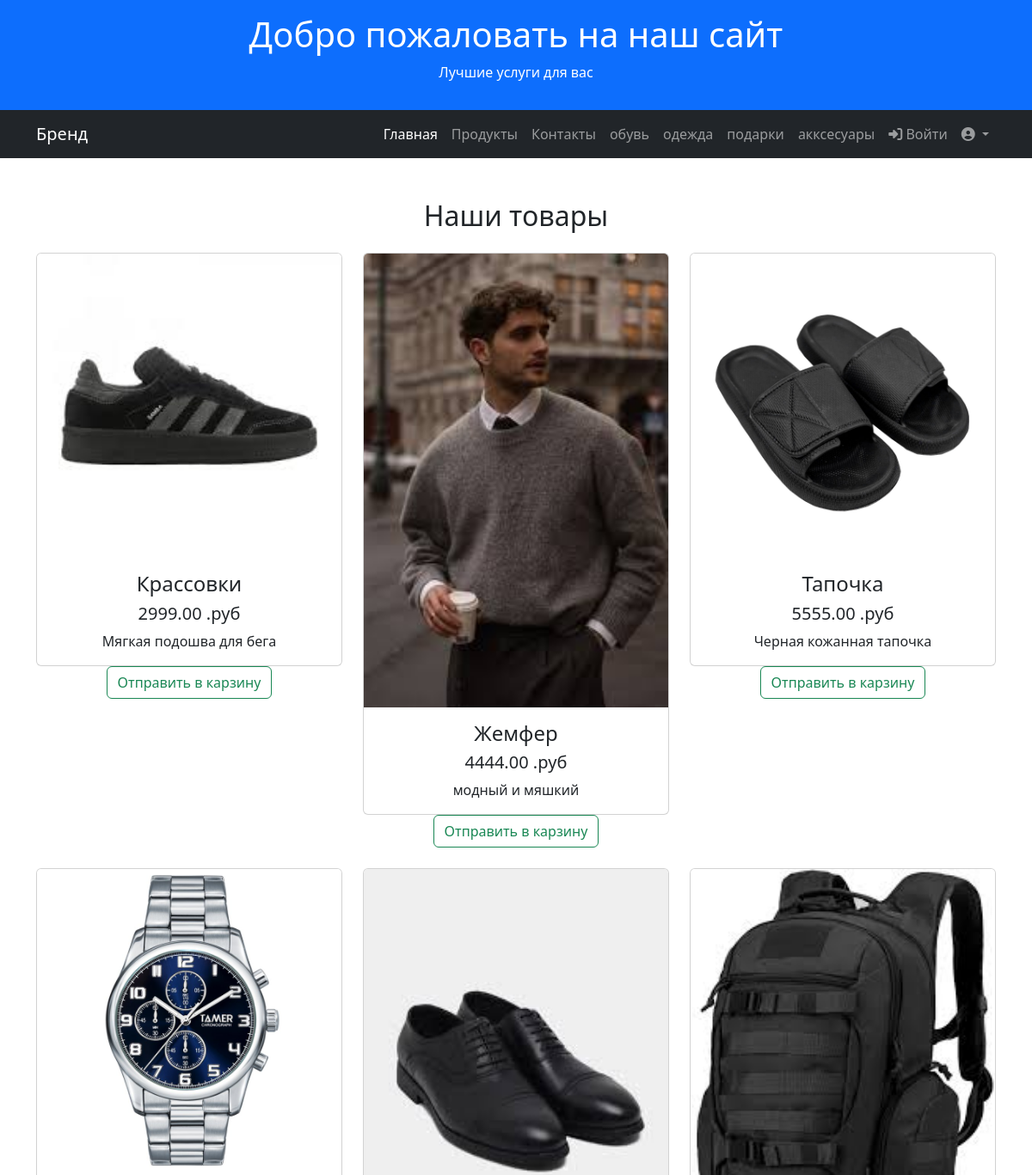
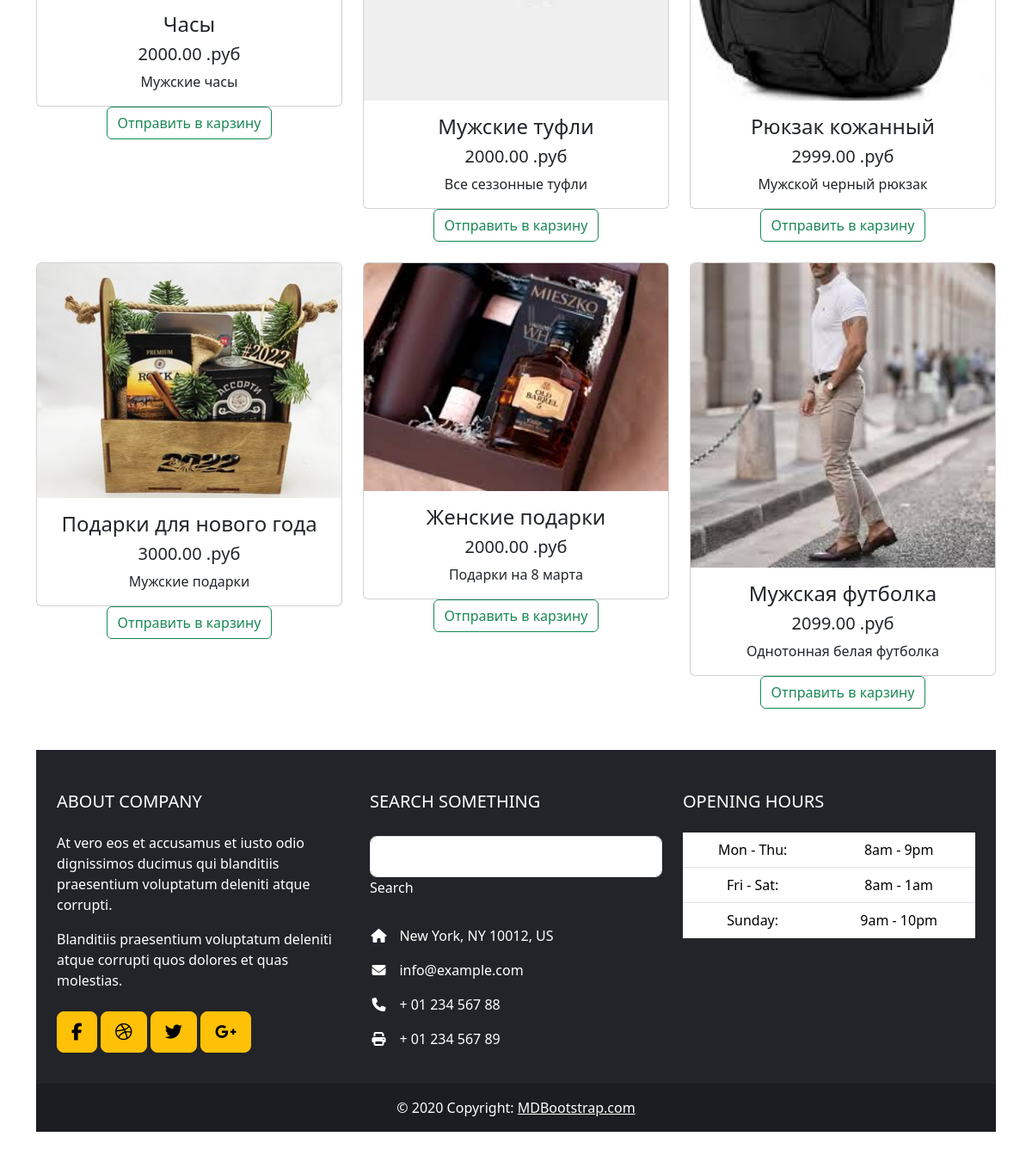
Screenshot of /products/ with the database file from the repository (2 pictures, top to bottom).
### products/models.py (models this page shows, shortened)
class ProductCategory(models.Model):
    name =  models.CharField(max_length=128, unique=True)
    description = models.TextField(null=True, blank=True)

class Product(models.Model):
    name = models.CharField(max_length=256)
    description = models.TextField()
    price = models.DecimalField(max_digits=6, decimal_places=2)
    quantity = models.PositiveBigIntegerField(default=0)
    image = models.ImageField(upload_to='products_images')
    category = models.ForeignKey(to=ProductCategory, on_delete=models.CASCADE, related_name='products')

### products/views.py (the view)
# urls.py: path('products/', include('products.urls', namespace='products')),
def products(request):
    context = {
        'title': 'Store - Каталог',
        'products': Product.objects.all(),
        'categories': ProductCategory.objects.all(),
    }
    return render(request, 'products/products.html', context)

### products/templates/products/products.html (shortened to what this page needs)
{% extends "base.html" %}
{% load static %}
{% block content %}
 <section class="container my-5">
        <h2 class="text-center mb-4">Наши товары</h2>
        <div class="row g-4">
             {% for product in products %}
            <div class="col-md-4">
                <div class="card">
                    <img src="{{ product.image.url }}" class="card-img-top" alt="Фото 1">
                    <div class="card-body text-center">
                        <h4 class="card-text">{{ product.name }}</h4>
                        <h5>{{ product.price }} .руб</h5>
                        <p class="card-text"> {{ product.description }}</p>
                    </div>
                </div>
                <div class="card-footer text-center">
                    <button type="button" class="btn btn-outline-success">Отправить в карзину</button>
                </div>
            </div>
            {% endfor %}
        </div>
    </section>
{% endblock %}

### products/templates/base.html (shortened to what this page needs)
{% load static %}
<!DOCTYPE html>
<html lang="en">
<head>
    <link href="https://cdn.jsdelivr.net/npm/bootstrap@5.3.2/dist/css/bootstrap.min.css" rel="stylesheet">
    <link rel="stylesheet" href="https://cdnjs.cloudflare.com/ajax/libs/font-awesome/6.7.1/css/all.min.css" />
</head>
<body>
    <header class="bg-primary text-white text-center py-3">
        <h1>Добро пожаловать на наш сайт</h1>
        <p>Лучшие услуги для вас</p>
    </header>
    <nav class="navbar navbar-expand-lg navbar-dark bg-dark">
        <div class="container">
            <a class="navbar-brand" href="#">Бренд</a>
            <div class="collapse navbar-collapse" id="navbarNav">
                <ul class="navbar-nav ms-auto">
                    <li class="nav-item">
                        <a class="nav-link active" href="{% url 'index' %}">Главная</a>
                    </li>
                    <li class="nav-item">
                        <a class="nav-link" href="{% url "products:index" %}">Продукты</a>
                    </li>
                    <li class="nav-item">
                        <a class="nav-link" href="{% url 'products:index' %}">Контакты</a>
                    </li>
                    {% for category in categories %}
                    <li class="nav-item">
                        <a class="nav-link" href="{% url 'products:index' %}">{{ category.name }}</a>
                    </li>
                    {% endfor %}
                    <li class="nav-item">
                        <a class="nav-link" href="{% url 'users:login' %}"><i class="fas fa-sign-in-alt"></i> Войти</a>
                    </li>
                    <li class="nav-item dropdown">
                        <a class="nav-link dropdown-toggle" href="#" id="navbarDropdown" role="button" data-bs-toggle="dropdown" aria-expanded="false">
                            <i class="fas fa-user-circle"></i>
                        </a>
                    </li>
                </ul>
            </div>
        </div>
    </nav>
    {% block content%}
    {% endblock %}
        <div class="container my-5">
            <footer class="text-white text-center text-lg-start" style="background-color: #23242a;">
            <div class="container p-4">
                <div class="row mt-4">
                <div class="col-lg-4 col-md-12 mb-4 mb-md-0">
                    <h5 class="text-uppercase mb-4">About company</h5>
                    <p>
                    At vero eos et accusamus et iusto odio dignissimos ducimus qui blanditiis praesentium
                    voluptatum deleniti atque corrupti.
                    </p>
                    <p>
                    Blanditiis praesentium voluptatum deleniti atque corrupti quos dolores et quas
                    molestias.
                    </p>
                    <div class="mt-4">
                    <a type="button" class="btn btn-floating btn-warning btn-lg"><i class="fab fa-facebook-f"></i></a>
                    <a type="button" class="btn btn-floating btn-warning btn-lg"><i class="fab fa-dribbble"></i></a>
                    <a type="button" class="btn btn-floating btn-warning btn-lg"><i class="fab fa-twitter"></i></a>
                    <a type="button" class="btn btn-floating btn-warning btn-lg"><i class="fab fa-google-plus-g"></i></a>
                    </div>
                </div>
                <div class="col-lg-4 col-md-6 mb-4 mb-md-0">
                    <h5 class="text-uppercase mb-4 pb-1">Search something</h5>
                    <div class="form-outline form-white mb-4">
                    <input type="text" id="formControlLg" class="form-control form-control-lg">
                    <label class="form-label" for="formControlLg" style="margin-left: 0px;">Search</label>
                    <div class="form-notch"><div class="form-notch-leading" style="width: 9px;"></div><div class="form-notch-middle" style="width: 48.8px;"></div><div class="form-notch-trailing"></div></div></div>
                    <ul class="fa-ul" style="margin-left: 1.65em;">
                    <li class="mb-3">
                        <span class="fa-li"><i class="fas fa-home"></i></span><span class="ms-2">New York, NY 10012, US</span>
                    </li>
                    <li class="mb-3">
                        <span class="fa-li"><i class="fas fa-envelope"></i></span><span class="ms-2">info@example.com</span>
                    </li>
                    <li class="mb-3">
                        <span class="fa-li"><i class="fas fa-phone"></i></span><span class="ms-2">+ 01 234 567 88</span>
                    </li>
                    <li class="mb-3">
                        <span class="fa-li"><i class="fas fa-print"></i></span><span class="ms-2">+ 01 234 567 89</span>
                    </li>
                    </ul>
                </div>
                <div class="col-lg-4 col-md-6 mb-4 mb-md-0">
                    <h5 class="text-uppercase mb-4">Opening hours</h5>
                    <table class="table text-center text-white">
                    <tbody class="font-weight-normal">
                        <tr>
                        <td>Mon - Thu:</td>
                        <td>8am - 9pm</td>
                        </tr>
                        <tr>
                        <td>Fri - Sat:</td>
                        <td>8am - 1am</td>
                        </tr>
                        <tr>
                        <td>Sunday:</td>
                        <td>9am - 10pm</td>
                        </tr>
                    </tbody>
                    </table>
                </div>
                </div>
            </div>
            <div class="text-center p-3" style="background-color: rgba(0, 0, 0, 0.2);">
                © 2020 Copyright:
                <a class="text-white" href="https://mdbootstrap.com/">MDBootstrap.com</a>
            </div>
    </footer>
  </div>
</body>
</html>

### rows the page displays
ProductCategory: name "обувь"
ProductCategory: name "одежда"
ProductCategory: name "подарки"
ProductCategory: name "акксесуары"
Product: image (picture), name "Крассовки", price "2999.00", description "Мягкая подошва для бега"
Product: image (picture), name "Жемфер", price "4444.00", description "модный и мяшкий"
Product: image (picture), name "Тапочка", price "5555.00", description "Черная кожанная тапочка"
Product: image (picture), name "Часы", price "2000.00", description "Мужские часы"
Product: image (picture), name "Мужские туфли", price "2000.00", description "Все сеззонные туфли"
Product: image (picture), name "Рюкзак кожанный", price "2999.00", description "Мужской черный рюкзак"
Product: image (picture), name "Подарки для нового года", price "3000.00", description "Мужские подарки"
Product: image (picture), name "Женские подарки", price "2000.00", description "Подарки на 8 марта"
Product: image (picture), name "Мужская футболка", price "2099.00", description "Однотонная белая футболка"
